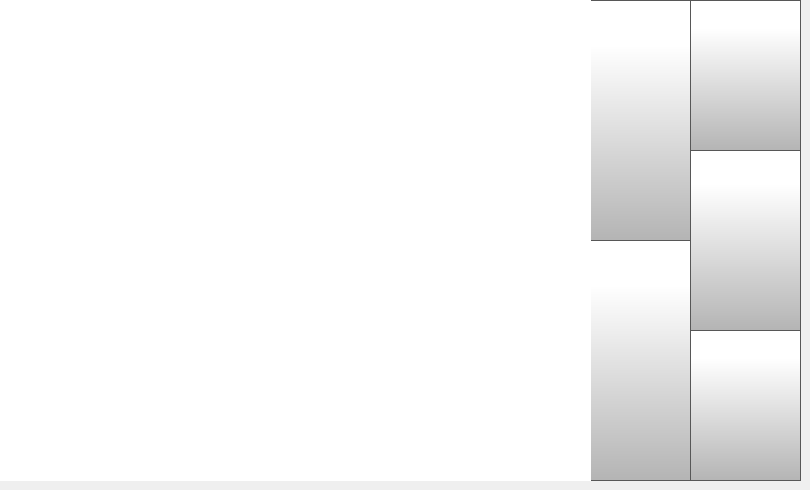
   <widget class="QWidget" name="fileListLocalPage">
    <widget class="QPushButton" name="localStorageBackButton">
     <property name="geometry">
      <rect>
       <x>690</x>
       <y>330</y>
       <width>111</width>
       <height>151</height>
      </rect>
     </property>
     <property name="minimumSize">
      <size>
       <width>0</width>
       <height>0</height>
      </size>
     </property>
     <property name="font">
      <font>
       <family>Gotham Light</family>
       <pointsize>20</pointsize>
      </font>
     </property>
     <property name="styleSheet">
      <string notr="true">QPushButton {
        border: 1px solid rgb(87, 87, 87);
	background-color: qlineargradient(spread:pad, x1:0, y1:1, x2:0, y2:0.188, stop:0 rgba(180, 180, 180, 255), stop:1 rgba(255, 255, 255, 255));


}

QPushButton:pressed {
    background-color: qlineargradient(x1: 0, y1: 0, x2: 0, y2: 1,
                                      stop: 0 #dadbde, stop: 1 #f6f7fa);
}

QPushButton:flat {
    border: none; /* no border for a flat push button */
}

QPushButton:default {
    border-color: navy; /* make the default button prominent */
}

QPushButton:focus {
	outline: none;
}</string>
     </property>
     <property name="text">
      <string/>
     </property>
     <property name="icon">
      <iconset resource="../resources/resource.qrc">
       <normaloff>:/Navigation/img/Navigation/arrows-4.png</normaloff>:/Navigation/img/Navigation/arrows-4.png</iconset>
     </property>
     <property name="iconSize">
      <size>
       <width>70</width>
       <height>70</height>
      </size>
     </property>
     <property name="checkable">
      <bool>false</bool>
     </property>
     <property name="autoDefault">
      <bool>false</bool>
     </property>
     <property name="default">
      <bool>false</bool>
     </property>
     <property name="flat">
      <bool>false</bool>
     </property>
    </widget>
    <widget class="QPushButton" name="localStorageScrollDown">
     <property name="geometry">
      <rect>
       <x>590</x>
       <y>240</y>
       <width>101</width>
       <height>241</height>
      </rect>
     </property>
     <property name="minimumSize">
      <size>
       <width>0</width>
       <height>0</height>
      </size>
     </property>
     <property name="font">
      <font>
       <family>Gotham Light</family>
       <pointsize>20</pointsize>
      </font>
     </property>
     <property name="styleSheet">
      <string notr="true">QPushButton {
     border: 1px solid rgb(87, 87, 87);
	background-color: qlineargradient(spread:pad, x1:0, y1:1, x2:0, y2:0.188, stop:0 rgba(180, 180, 180, 255), stop:1 rgba(255, 255, 255, 255));


}

QPushButton:pressed {
    background-color: qlineargradient(x1: 0, y1: 0, x2: 0, y2: 1,
                                      stop: 0 #dadbde, stop: 1 #f6f7fa);
}

QPushButton:flat {
    border: none; /* no border for a flat push button */
}

QPushButton:default {
    border-color: navy; /* make the default button prominent */
}

QPushButton:focus {
	outline: none;
}</string>
     </property>
     <property name="text">
      <string/>
     </property>
     <property name="icon">
      <iconset resource="../resources/resource.qrc">
       <normaloff>:/Navigation/img/Navigation/arrows-5.png</normaloff>:/Navigation/img/Navigation/arrows-5.png</iconset>
     </property>
     <property name="iconSize">
      <size>
       <width>70</width>
       <height>70</height>
      </size>
     </property>
     <property name="checkable">
      <bool>false</bool>
     </property>
     <property name="autoRepeat">
      <bool>true</bool>
     </property>
     <property name="autoExclusive">
      <bool>false</bool>
     </property>
     <property name="autoDefault">
      <bool>false</bool>
     </property>
     <property name="default">
      <bool>false</bool>
     </property>
     <property name="flat">
      <bool>false</bool>
     </property>
    </widget>
    <widget class="QPushButton" name="localStorageSelectButton">
     <property name="geometry">
      <rect>
       <x>690</x>
       <y>0</y>
       <width>111</width>
       <height>151</height>
      </rect>
     </property>
     <property name="minimumSize">
      <size>
       <width>0</width>
       <height>0</height>
      </size>
     </property>
     <property name="font">
      <font>
       <family>Gotham Light</family>
       <pointsize>20</pointsize>
      </font>
     </property>
     <property name="styleSheet">
      <string notr="true">QPushButton {
     border: 1px solid rgb(87, 87, 87);
	background-color: qlineargradient(spread:pad, x1:0, y1:1, x2:0, y2:0.188, stop:0 rgba(180, 180, 180, 255), stop:1 rgba(255, 255, 255, 255));


}

QPushButton:pressed {
    background-color: qlineargradient(x1: 0, y1: 0, x2: 0, y2: 1,
                                      stop: 0 #dadbde, stop: 1 #f6f7fa);
}

QPushButton:flat {
    border: none; /* no border for a flat push button */
}

QPushButton:default {
    border-color: navy; /* make the default button prominent */
}

QPushButton:focus {
	outline: none;
}</string>
     </property>
     <property name="text">
      <string/>
     </property>
     <property name="icon">
      <iconset resource="../resources/resource.qrc">
       <normaloff>:/Icons/img/icons/verification-mark.png</normaloff>:/Icons/img/icons/verification-mark.png</iconset>
     </property>
     <property name="iconSize">
      <size>
       <width>70</width>
       <height>70</height>
      </size>
     </property>
     <property name="checkable">
      <bool>false</bool>
     </property>
     <property name="autoDefault">
      <bool>false</bool>
     </property>
     <property name="default">
      <bool>false</bool>
     </property>
     <property name="flat">
      <bool>false</bool>
     </property>
    </widget>
    <widget class="QPushButton" name="localStorageScrollUp">
     <property name="geometry">
      <rect>
       <x>590</x>
       <y>0</y>
       <width>101</width>
       <height>241</height>
      </rect>
     </property>
     <property name="minimumSize">
      <size>
       <width>0</width>
       <height>0</height>
      </size>
     </property>
     <property name="font">
      <font>
       <family>Gotham Light</family>
       <pointsize>20</pointsize>
      </font>
     </property>
     <property name="styleSheet">
      <string notr="true">QPushButton {

     border: 1px solid rgb(87, 87, 87);
	background-color: qlineargradient(spread:pad, x1:0, y1:1, x2:0, y2:0.188, stop:0 rgba(180, 180, 180, 255), stop:1 rgba(255, 255, 255, 255));

}

QPushButton:pressed {
    background-color: qlineargradient(x1: 0, y1: 0, x2: 0, y2: 1,
                                      stop: 0 #dadbde, stop: 1 #f6f7fa);
}

QPushButton:flat {
    border: none; /* no border for a flat push button */
}

QPushButton:default {
    border-color: navy; /* make the default button prominent */
}

QPushButton:focus {
	outline: none;
}</string>
     </property>
     <property name="text">
      <string/>
     </property>
     <property name="icon">
      <iconset resource="../resources/resource.qrc">
       <normaloff>:/Navigation/img/Navigation/arrows.png</normaloff>:/Navigation/img/Navigation/arrows.png</iconset>
     </property>
     <property name="iconSize">
      <size>
       <width>70</width>
       <height>70</height>
      </size>
     </property>
     <property name="checkable">
      <bool>false</bool>
     </property>
     <property name="autoRepeat">
      <bool>true</bool>
     </property>
     <property name="autoExclusive">
      <bool>false</bool>
     </property>
     <property name="autoDefault">
      <bool>false</bool>
     </property>
     <property name="default">
      <bool>false</bool>
     </property>
     <property name="flat">
      <bool>false</bool>
     </property>
    </widget>
    <widget class="QPushButton" name="localStorageDeleteButton">
     <property name="geometry">
      <rect>
       <x>690</x>
       <y>150</y>
       <width>111</width>
       <height>181</height>
      </rect>
     </property>
     <property name="minimumSize">
      <size>
       <width>0</width>
       <height>0</height>
      </size>
     </property>
     <property name="font">
      <font>
       <family>Gotham Light</family>
       <pointsize>20</pointsize>
      </font>
     </property>
     <property name="styleSheet">
      <string notr="true">QPushButton {
     border: 1px solid rgb(87, 87, 87);
	background-color: qlineargradient(spread:pad, x1:0, y1:1, x2:0, y2:0.188, stop:0 rgba(180, 180, 180, 255), stop:1 rgba(255, 255, 255, 255));

}

QPushButton:pressed {
    background-color: qlineargradient(x1: 0, y1: 0, x2: 0, y2: 1,
                                      stop: 0 #dadbde, stop: 1 #f6f7fa);
}

QPushButton:flat {
    border: none; /* no border for a flat push button */
}

QPushButton:default {
    border-color: navy; /* make the default button prominent */
}

QPushButton:focus {
	outline: none;
}</string>
     </property>
     <property name="text">
      <string/>
     </property>
     <property name="icon">
      <iconset resource="../resources/resource.qrc">
       <normaloff>:/Icons/img/icons/delete.png</normaloff>:/Icons/img/icons/delete.png</iconset>
     </property>
     <property name="iconSize">
      <size>
       <width>70</width>
       <height>70</height>
      </size>
     </property>
     <property name="checkable">
      <bool>false</bool>
     </property>
     <property name="autoDefault">
      <bool>false</bool>
     </property>
     <property name="default">
      <bool>false</bool>
     </property>
     <property name="flat">
      <bool>false</bool>
     </property>
    </widget>
    <widget class="QListWidget" name="fileListWidgetLocal">
     <property name="geometry">
      <rect>
       <x>0</x>
       <y>0</y>
       <width>591</width>
       <height>481</height>
      </rect>
     </property>
     <property name="font">
      <font>
       <family>Gotham</family>
       <pointsize>20</pointsize>
      </font>
     </property>
     <property name="styleSheet">
      <string notr="true">

QListView {
    show-decoration-selected: 1; /* make the selection span the entire width
 of the view */
	background-color: rgb(255, 255, 255);
outline: none;
}

QListView::item:!selected {
	color: black;
outline: none;
}

QListView::item:selected {
    border:  rgb(182, 182, 182);
	color: rgb(255, 255, 255);
	background-color: rgb(40, 40, 40);
outline: none;
}

QListView::item:selected:!active {
     border: 1px solid rgb(182, 182, 182);
	background-color: rgb(40,40,40);
outline: none;

}

QListView::item:selected:active {
     border: 1px solid  rgb(182, 182, 182);
	background-color: rgb(40,40,40);
outline: none;
}

QListView::item:selected:focus {
	outline: none;
}
</string>
     </property>
     <property name="frameShape">
      <enum>QFrame::NoFrame</enum>
     </property>
     <property name="frameShadow">
      <enum>QFrame::Plain</enum>
     </property>
     <property name="verticalScrollBarPolicy">
      <enum>Qt::ScrollBarAlwaysOff</enum>
     </property>
     <property name="horizontalScrollBarPolicy">
      <enum>Qt::ScrollBarAlwaysOff</enum>
     </property>
     <property name="autoScrollMargin">
      <number>4</number>
     </property>
     <property name="verticalScrollMode">
      <enum>QAbstractItemView::ScrollPerItem</enum>
     </property>
     <property name="spacing">
      <number>8</number>
     </property>
    </widget>
   </widget>
